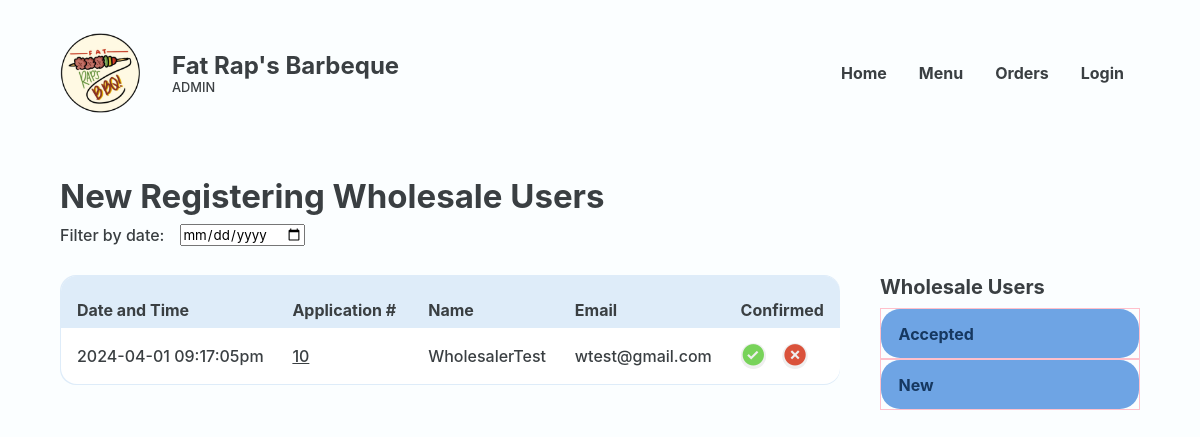
Page /Website/admin-new-wholesale-users.php on the committed database.
### tables this page shows
CREATE TABLE `wholesaler` (
  `WHL_ID` int(18) UNSIGNED NOT NULL,
  `PRSN_ID` int(18) NOT NULL,
  `WHL_DISC` decimal(2,2) NOT NULL,
  `WHL_IMAGE` varchar(250) NOT NULL,
  `DATE_OF_REGISTRATION` varchar(250) NOT NULL,
  `WHL_STATUS` varchar(18) NOT NULL
);

CREATE TABLE `person` (
  `PRSN_ID` int(18) UNSIGNED NOT NULL,
  `PRSN_NAME` varchar(20) NOT NULL,
  `PRSN_EMAIL` varchar(35) NOT NULL,
  `PRSN_PASSWORD` varchar(250) NOT NULL,
  `PRSN_PHONE` varchar(11) NOT NULL,
  `PRSN_ROLE` varchar(11) NOT NULL
);

### Website/admin-new-wholesale-users.php (the view, shortened to what this page needs)
<?php
@include 'constants.php';
?>
<!DOCTYPE html>
<html lang="en">
<head>
    <link rel="stylesheet" href="header-styles.css">
    <link rel="stylesheet" href="admin-styles.css">
    <link href='https://unpkg.com/boxicons@2.1.4/css/boxicons.min.css' rel='stylesheet'>
</head>
<body>
    <header class="backend">
        <div class="header-container">
            <div class="website-title">
                <img id="logo" src="images/client-logo.png">
                <div class="text">
                    <h1>Fat Rap's Barbeque</h1>
                    <p>ADMIN</p>
                </div>
            </div>
            <ul class='menubar'>
                <li><a href="<?php echo SITEURL; ?>admin-home.php">Home</a></li>
                <li><a href="<?php echo SITEURL; ?>admin-edit-menu.php">Menu</a></li>
                <li><a href="<?php echo SITEURL; ?>admin-new-orders.php">Orders</a></li>
                <?php
                if (isset($_SESSION['prsn_id'])) {
                ?>
                    <li><a href="<?php echo SITEURL; ?>logout.php">Logout</a>
                </li>
                    <?php
                } else {
                    ?>
                    <li><a href="<?php echo SITEURL; ?>login-page.php">Login</a></li>
                <?php
                }
                ?>
            </ul>
        </div>
    </header>
    <main>
        <section class="section">
            <div class="container">
                <div class="section-heading">
                    <h2>New Registering Wholesale Users</h2>
                    <div class="inline">
                        <p>Filter by date:</p>
                        <input type="date">
                    </div>
                </div>
                <section class="with-side-menu">
                    <section class="main-section table-wrapper">
                        <table class="alternating">
                            <tr>
                                <th class="header">Date and Time</th>
                                <th class="header">Application #</th>
                                <th class="header">Name</th>
                                <th class="header">Email</th>
                                <th class="header">Confirmed</th>
                            </tr>
                            <?php
                            $sql = "SELECT * FROM person, wholesaler WHERE wholesaler.PRSN_ID = person.PRSN_ID AND PRSN_ROLE = 'Wholesaler' AND WHL_STATUS = 'New' ";
                            $res = mysqli_query($conn, $sql);
                            $count = mysqli_num_rows($res);
                            if ($count > 0) {
                                while ($row = mysqli_fetch_assoc($res)) {
                                    $DATE_OF_REGISTRATION = $row['DATE_OF_REGISTRATION'];
                                    $WHL_ID = $row['WHL_ID'];
                                    $PRSN_NAME = $row['PRSN_NAME'];
                                    $PRSN_EMAIL = $row['PRSN_EMAIL'];
                                    $WHL_IMAGE = $row['WHL_IMAGE'];
                            ?>
                                    <tr>
                                        <td data-cell="Date and Time"><?php echo $DATE_OF_REGISTRATION ?></td>
                                        <td data-cell="Application #"><a class="link" href="<?php echo SITEURL ?>admin-application-details.php?WHL_ID=<?php echo $WHL_ID; ?>&PRSN_NAME=<?php echo $PRSN_NAME ?>&PRSN_EMAIL=<?php echo $PRSN_EMAIL ?>&WHL_IMAGE=<?php echo $WHL_IMAGE ?>"><?php echo $WHL_ID ?></a></td>
                                        <td data-cell="Name"><?php echo $PRSN_NAME ?></td>
                                        <td data-cell="Email"><?php echo $PRSN_EMAIL ?></td>
                                        <td data-cell="Confimed">
                                            <div class="btn-wrapper">
                                                <button name="accept" class="btn-check"><i class='bx bxs-check-circle js-accept' data-whl-id="<?php echo $WHL_ID; ?>"></i></button>
                                                <button name="reject" class="btn-cross"><i class='bx bxs-x-circle js-reject' data-whl-id="<?php echo $WHL_ID; ?>"></i></button>
                                            </div>
                                        </td>
                                    </tr>
                                <?php
                                }
                            } else {
                                ?>
                                <tr>
                                    <td colspan="5" class="error">Empty</td>
                                </tr>
                            <?php
                            }
                            ?>
                        </table>
                    </section>
                    <section class="side-menu">
                        <div class="group inventory">
                            <h3>Wholesale Users</h3>
                            <div class="position-notif">
                                <a href="<?php echo SITEURL; ?>admin-accepted-wholesale-users.php" class="view">Accepted</a>
                            </div>
                            <div class="position-notif">
                                <a href="<?php echo SITEURL; ?>admin-new-wholesale-users.php" class="view">New</a>
                            </div>
                        </div>
                    </section>
                </section>
            </div>
        </section>
    </main>
</body>
</html>

### Website/header-styles.css (style rules this page uses)
*, *::before, *::after { margin: 0; padding: 0; box-sizing: border-box; font-family: inherit; }
:root { --bg:#F2FFE1; --primary:#f3d95c; --text:#3A001E; --text2: #FA3F1F; --input-bg:#F7F3DC; --eye-icon:#CEC699; --block: #4ADE5D; --block-p:#277B32; --block-h1: #0F4C17; --form-bg: #FFFDEF; --header-text: #3A001E; }
body { font-family: 'Inter', sans-serif; }
header, footer { width: 100%; display: flex; justify-content: center; align-items: center; }
header { height: 8rem; position: fixed; top: 0; z-index: 100; color: var(--header-text); background-color: var(--bg); }
header.backend { color: #3A3F42; background-color: #FBFEFF; }
.header-container, .footer-container { margin-inline: auto; margin-top: 2rem; margin-bottom: 0.9rem; width: 90%; max-width: 1200px; display: flex; justify-content: space-between; align-items: center; }
.website-title { display: flex; align-items: center; }
header img { width: 80px; position: relative; }
header .text { margin-left: 2rem; }
header h1 { white-space: nowrap; font-size: 1.5rem; }
header .text p, footer .right-container p { font-size: 0.8rem; }
li > a { color: inherit; text-decoration: none; }
.menubar { display: flex; flex-direction: row; list-style-type: none; margin: 0; padding: 0; }
.menubar > li { font-weight: bold; margin: 0 1rem; overflow: hidden; }

### Website/admin-styles.css (style rules this page uses)
*, *::before, *::after { margin: 0; padding: 0; box-sizing: border-box; font-family: inherit; }
:root { --bg:#EDE9D0; --primary:#F5D636; --active-primary:#EDCB1C; --input-bg:#F7F3DC; --form-bg: #FFFDEF; --available:#A8D991; --available-text:#304D23; --fully-booked:#C13B24; --fully-booked-text:var(--text); --closed:#3B3B3B; --closed-text:#A9A9A9; --product-info-bg: #C13B24; --light-text: #FEFBEA; --text:#3A3F42; --light-blue: #DEECF9; --darker-row: #deecf94f; --sidemenu-blue: #6EA4E4; --sidemenu-blue-hover: #5790D5; --sidemenu-blue-text: #163860; --db-highlight-blue: #93CBFF; --gray: #878F94; --accept-green: #78D35A; --reject-red: #DA523B; }
html { color: var(--text); }
body { font-family: 'Inter', sans-serif; font-weight: 500; min-height: 100vh; color: #3A3F42; background-color: #FBFEFF; }
main { padding-top: 8rem; }
.section { width: 100%; display: flex; justify-content: center; align-items: center; }
.container { max-width: 1200px; width: 90%; margin: clamp(1rem, 5vw, 3rem) auto; margin-bottom: 5rem; }
.section-heading { display: flex; flex-direction: column; gap: 0.5rem; margin-bottom: 1.8rem; }
.section-heading h2 { font-size: 2.0625rem; }
.inline { font-size: 1rem; display: flex; align-items: center; gap: 1rem; }
.with-side-menu { display: grid; grid-template-columns: 3fr 1fr; gap: 2.5rem; }
.main-section { min-width: 5rem; }
.table-wrapper { width: 100%; background-color: var(--light-blue); border-radius: 1rem; padding: 1px; height: max-content; overflow-x: auto; flex: 1; }
table { background: white; border-radius: 1rem; border-collapse: collapse; width: 100%; }
table .link { color: var(--text); font-weight: 500; }
table th.header, .app-det-tbl table td.header { padding: 1.5rem 1rem 0.5rem 1rem ; background: var(--light-blue); }
table th.header:first-of-type { border-top-left-radius: 1rem; }
table th.header:last-of-type { border-top-right-radius: 1rem; }
td,th { text-align: left; text-wrap: nowrap; }
td { padding: 0.8rem; padding-left: 1rem; }
.alternating tr:nth-last-of-type(2n) { background: var(--darker-row); }
.btn-wrapper { display: flex; justify-content: flex-start; gap: 1rem; }
button { display: inline-block; border: none; outline: none; padding: 0; cursor: pointer; }
table button { font-size: 1.6rem; clip-path: circle(); shape-outside: circle(); }
.btn-check i { color: #78D35A; }
.btn-cross i { color: var(--reject-red); }
.side-menu { display: flex; flex-direction: column; gap: 2rem; }
.side-menu h3 { font-size: 1.25rem; margin-bottom: 0.6rem; }
.side-menu .inventory-box, .view, .big-btn { display: block; background-color: var(--sidemenu-blue); padding: 0.9rem 1.1rem; font-size: 1rem; color: var(--sidemenu-blue-text); }
.side-menu a { text-decoration: none; font-weight: bold; color: var(--sidemenu-blue-text); border-radius: 1.2rem; }
.position-notif { width: 100%; height: max-content; border: 1px solid pink; display: flex; align-items: center; position: relative; }
.position-notif .view { width: 100%; z-index: 0; }

### rows in the picture
wholesaler: DATE_OF_REGISTRATION "2024-04-01 09:17:05pm", WHL_ID "10", PRSN_ID.PRSN_NAME "WholesalerTest", PRSN_ID.PRSN_EMAIL "wtest@gmail.com"
